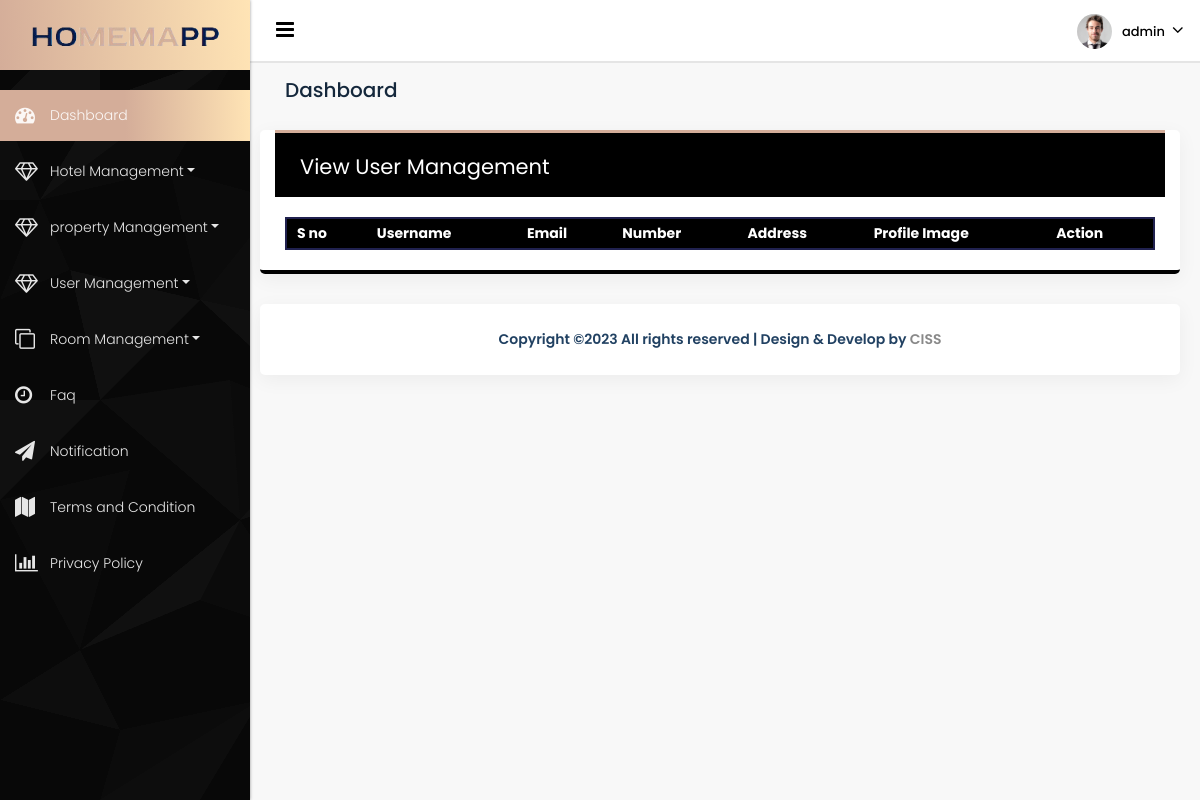
Before: /View_user_management (signed in) with the older database file.
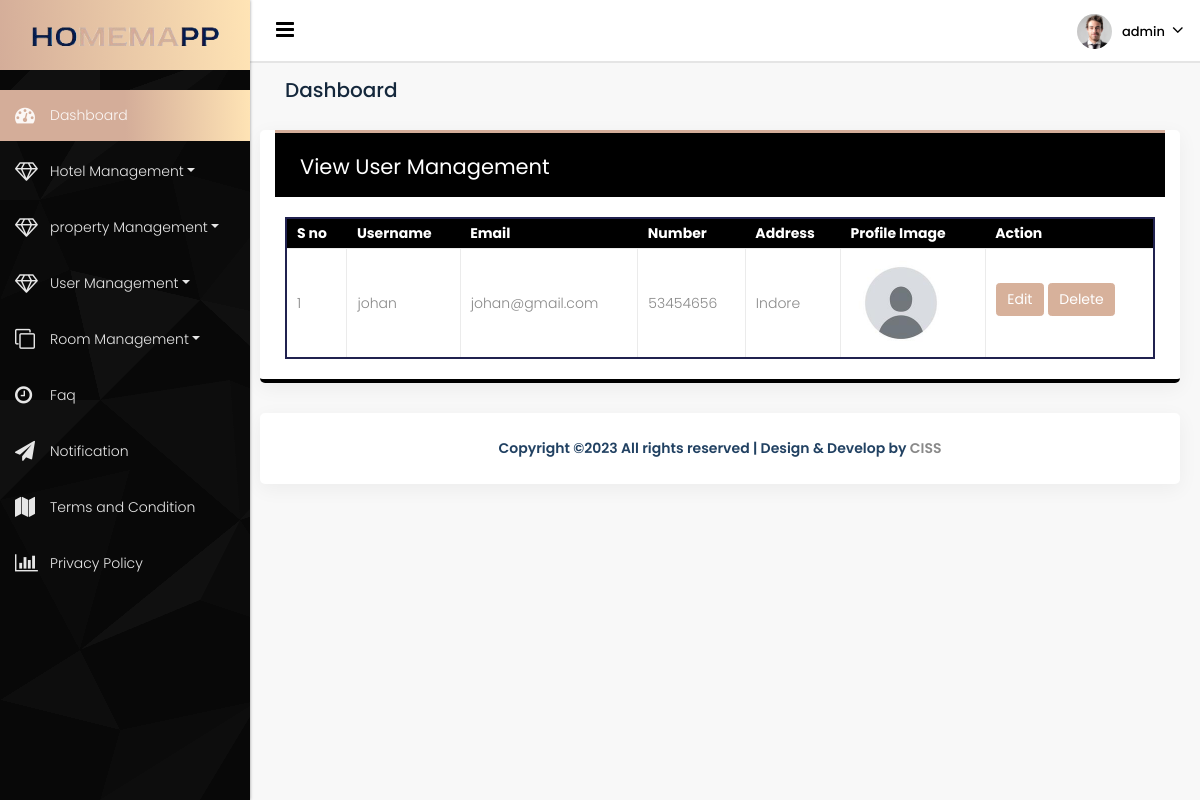
After: the same page with the newer database file.
### app/models.py (models this page shows, shortened)
class Add_user(models.Model):
    user=models.OneToOneField(User, verbose_name=("add_users"), on_delete=models.CASCADE)
    hotel_name=models.ForeignKey(Add_hotel, on_delete=models.CASCADE)
    room_number=models.ForeignKey(Add_Room, on_delete=models.CASCADE)
    address=models.CharField( max_length=50)
    mobile=models.CharField(max_length=12)
    user_image=models.ImageField(upload_to='user_img', max_length=100)

class User(AbstractBaseUser, PermissionsMixin):
    email = models.EmailField(unique=True, verbose_name='Email Address')
    username = models.CharField(max_length=256)
    is_active = models.BooleanField(default=True)
    is_staff = models.BooleanField(default=False)
    is_admin = models.BooleanField(default=False)
    is_superuser = models.BooleanField(default=False)
    SUPERADMIN = '1'
    USER = '2'
    Web_USER = '3'
    User_type=(
        ('Superadmin','SUPERADMIN'),
        ('User','USER'),
        ('Web_user','Web_USER'),
    )
    user_type_data = ((SUPERADMIN, "Superadmin"), (USER,"User"),(Web_USER,"Web_user"))
    user_type = models.CharField( choices=user_type_data, max_length=10,default='Superadmin')
    USERNAME_FIELD = 'email'
    REQUIRED_FIELDS = [ 'username']
    objects = UserManager()
    class Meta:
        db_table = 'user_profile'

### app/user_views.py (the view)
# urls.py: path('View_user_management',user_views.view_user_management,name='View_user_management'),
@login_required(login_url='login_user')
def view_user_management(request):
    user_management=Add_user.objects.all()
    return render(request,'Owner/user_management_view.html',{'user_management':user_management})

### templates/Owner/user_management_view.html (shortened to what this page needs)
{% extends 'Owner/base.html'%}
{% block content %}
   <body class="dashboard dashboard_1">
      <div class="full_container">
         <div class="inner_container">
            <div id="content">
               <div class="midde_cont">
                  <div class="container-fluid">
                     <div class="row column_title">
                        <div class="col-md-12">
                           <div class="page_title">
                              <h2>Dashboard</h2>
                           </div>
                        </div>
                     </div>
                     <div class="row">
                       <div class="white_shd full">
                              <div class="full graph_head">
                                 <div class="heading1 margin_0">
                                    <h2>  View User Management</h2>
                                 </div>
                              </div>
                            <div class="users-forms">
                            <div class="row">
                               <div class="col-md-12">
                                    <div class="user-table">
                               <div class="datatables">
                                    <table id="example" class="display" style="width:100%;    border: 2px solid #20214f;">
                                        <thead>
                                            <tr>
                                                <th>S no</th>
                                                <th>Username</th>
                                                <th>Email </th>
                                                <th>Number</th>
                                                <th>Address</th>
                                                <th>Profile Image </th>
                                                 <th>Action</th>
                                            </tr>
                                        </thead>
                                        <tbody>
                                          {% for usr in user_management %}
                                            <tr class="even">
                                                <td>{{forloop.counter}}</td>
                                                <td>{{usr.user.username}}</td>
                                                <td>{{usr.user.email}}</td>
                                                <td>{{usr.mobile}}</td>
                                                <td>{{usr.address}}</td>
                                                <td><img src="{{ usr.user_image.url }}" alt="User Image" style="max-width: 100px;" ></td>
                                             <td>
                                        <button class="btn btn-primary mb-2"><a class="edit-btn" href="{% url 'edit_user' id=usr.id %}">Edit</a></button>
                                         <button class="btn btn-primary mb-2"><a class="edit-btn" href="{% url 'delete_user' id=usr.id %}">Delete</a></button>
                                     </td>
                                            </tr>
                                           {% endfor %}
                                        </tbody>
                                        </table>
                                   </div>
                     </div>
                               </div>
                            </div>
                            </div>
                           </div>
                     </div>
                  </div>
                     <div class="footer">
                                 <div class="container-fluid">
                        <p>Copyright ©2023 All rights reserved | Design & Develop by
                           <a href="https://cyberimpulses.com/"> CISS</a>
                        </p>
                     </div>
                  </div>
               </div>
            </div>
         </div>
      </div>
{% endblock %}

Changed rows visible on the page:
now on this page (row edited): Add_user: user.username "johan", user.email "johan@gmail.com", mobile "53454656", address "Indore", user_image (picture)
